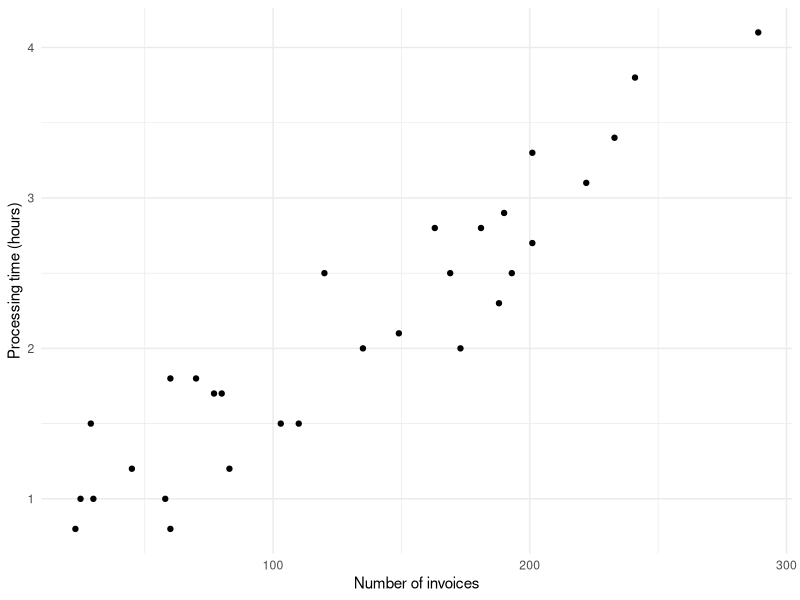

The R source for this figure:
## ---- chunk 1
knitr::opts_chunk$set(echo = TRUE)
library(dplyr)
library(ggplot2)
## ---- chunk 2
data_path = "/Users/elizabethnemeti/Documents/GitHub/BIOS507-Coursework/Homeworks/Homework-2/"
data_file <- file.path(data_path, "invoices.txt")
invoices_data <- read.table("invoices.txt", header = TRUE, sep = "") # need to add sep"" so we get individual columns
## ---- chunk 3
summary(invoices_data)
## ---- chunk 4
invoices_data_scatterplot <- ggplot(
  invoices_data, 
  aes(x = Invoices, y = Time)) +
  geom_point() +
  theme_minimal() +
  xlab("Number of invoices") +
  ylab("Processing time (hours)")
invoices_data_scatterplot
## ---- chunk 5
invoices_model <- lm(Time ~ Invoices, data = invoices_data)
summary(invoices_model)
## ---- chunk 6
anova(invoices_model)
## ---- chunk 7
# R2 = SSreg/SStotal
R2 = 20.702/23.747
R2
## ---- chunk 8
# t = ß1hat/standard error of ß1hat
t = 0.0112916/0.0008184
t
# 13.797 matches our t value (13.797) in the anova table
## ---- chunk 9
# to check with R
qt(0.025, df = 28, lower.tail = FALSE)
## ---- chunk 10
qt(0.005, df = 28, lower.tail = FALSE)
## ---- chunk 11
# ß1hat +- critical value * SE(ß1hat)
upper_bound =  0.9231 + 2.763262 * 0.0008184
upper_bound

lower_bound = 0.9231 - 2.763262 * 0.0008184
lower_bound
## ---- chunk 12
# Yhat = ß0hat + ß1hat * Number of invoices (x)
Yhat = 1.4615 + (0.9231 * 160)
Yhat
## ---- chunk 13
invoices_mean = mean(invoices_data$Invoices)
invoices_mean

SS = sum((invoices_data$Invoices - invoices_mean)^2)
SS

SE = 0.3298 * sqrt((1/30) + ((160 - invoices_mean)^2 / SS))
SE

critical_value = qt(0.025, df = 28, lower.tail = FALSE)
critical_value

upper_bound = Yhat + (critical_value * SE)
upper_bound
lower_bound = Yhat - (critical_value * SE)
lower_bound
## ---- chunk 14
SE_predicted = 0.3298 * sqrt(1 + (1/30) + ((160 - invoices_mean)^2 / SS))

upper_prediction = Yhat + (critical_value * SE_predicted)
upper_prediction
lower_prediction = Yhat - (critical_value * SE_predicted)
lower_prediction
